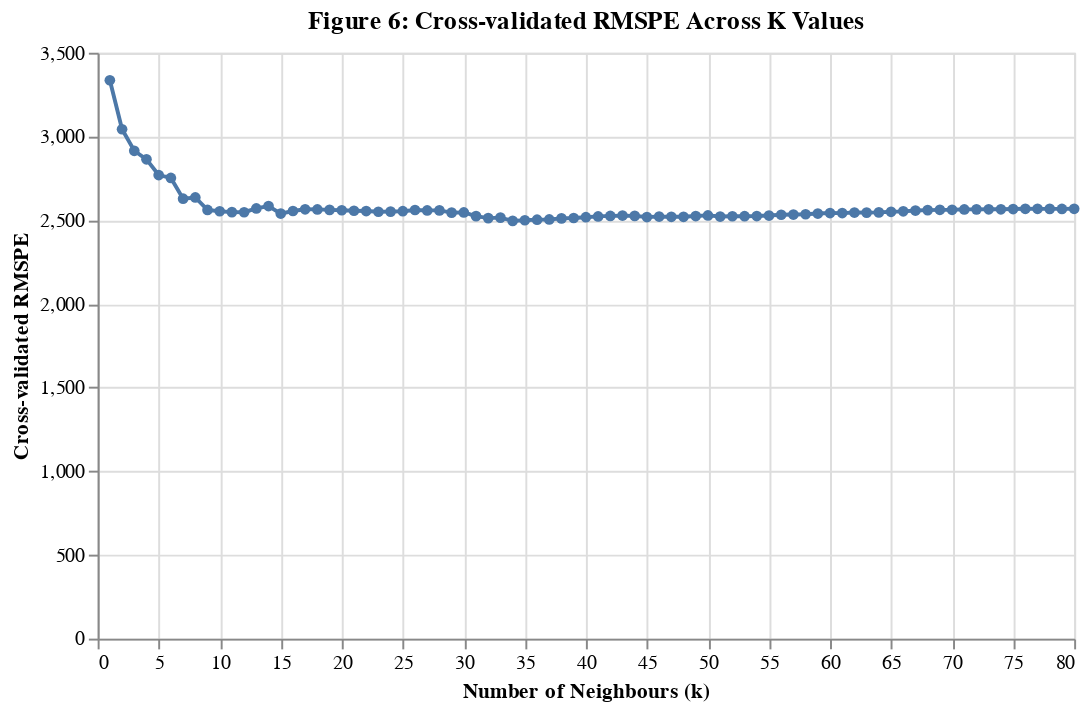

This figure's notebook cell:
### Code cell
cv_results = pd.DataFrame({
    "k": grid.cv_results_["param_knn__n_neighbors"].astype(int),
    "mean_cv_mse": -grid.cv_results_["mean_test_score"]
})

cv_results["mean_cv_rmspe"] = cv_results["mean_cv_mse"] ** 0.5

chart_k = alt.Chart(cv_results).mark_line(point=True).encode(
    x=alt.X("k:Q", title="Number of Neighbours (k)"),
    y=alt.Y("mean_cv_rmspe:Q", title="Cross-validated RMSPE"),
    tooltip=["k", "mean_cv_rmspe"]
).properties(
    title="Figure 6: Cross-validated RMSPE Across K Values",
    width=500,
    height=300
)

chart_k

### Figure 1 — Vega-Lite specification as saved in the notebook (floating-point values rounded to 4 significant figures)
{"config": {"view": {"continuousWidth": 300, "continuousHeight": 300}}, "data": {"name": "data-82fcb926a9067b760f32fc118418397a"}, "mark": {"type": "line", "point": true}, "encoding": {"tooltip": [{"field": "k", "type": "quantitative"}, {"field": "mean_cv_rmspe", "type": "quantitative"}], "x": {"field": "k", "title": "Number of Neighbours (k)", "type": "quantitative"}, "y": {"field": "mean_cv_rmspe", "title": "Cross-validated RMSPE", "type": "quantitative"}}, "height": 300, "title": "Figure 6: Cross-validated RMSPE Across K Values", "width": 500, "$schema": "https://vega.github.io/schema/vega-lite/v5.20.1.json", "datasets": {"data-82fcb926a9067b760f32fc118418397a": [{"k": 1, "mean_cv_mse": 11130000.0, "mean_cv_rmspe": 3336.0}, {"k": 2, "mean_cv_mse": 9258000.0, "mean_cv_rmspe": 3043.0}, {"k": 3, "mean_cv_mse": 8493000.0, "mean_cv_rmspe": 2914.0}, {"k": 4, "mean_cv_mse": 8199000.0, "mean_cv_rmspe": 2863.0}, {"k": 5, "mean_cv_mse": 7669000.0, "mean_cv_rmspe": 2769.0}, {"k": 6, "mean_cv_mse": 7573000.0, "mean_cv_rmspe": 2752.0}, {"k": 7, "mean_cv_mse": 6907000.0, "mean_cv_rmspe": 2628.0}, {"k": 8, "mean_cv_mse": 6946000.0, "mean_cv_rmspe": 2635.0}, {"k": 9, "mean_cv_mse": 6558000.0, "mean_cv_rmspe": 2561.0}, {"k": 10, "mean_cv_mse": 6519000.0, "mean_cv_rmspe": 2553.0}, {"k": 11, "mean_cv_mse": 6491000.0, "mean_cv_rmspe": 2548.0}, {"k": 12, "mean_cv_mse": 6488000.0, "mean_cv_rmspe": 2547.0}, {"k": 13, "mean_cv_mse": 6604000.0, "mean_cv_rmspe": 2570.0}, {"k": 14, "mean_cv_mse": 6678000.0, "mean_cv_rmspe": 2584.0}, {"k": 15, "mean_cv_mse": 6447000.0, "mean_cv_rmspe": 2539.0}, {"k": 16, "mean_cv_mse": 6525000.0, "mean_cv_rmspe": 2555.0}, {"k": 17, "mean_cv_mse": 6577000.0, "mean_cv_rmspe": 2565.0}, {"k": 18, "mean_cv_mse": 6574000.0, "mean_cv_rmspe": 2564.0}, {"k": 19, "mean_cv_mse": 6560000.0, "mean_cv_rmspe": 2561.0}, {"k": 20, "mean_cv_mse": 6549000.0, "mean_cv_rmspe": 2559.0}, {"k": 21, "mean_cv_mse": 6534000.0, "mean_cv_rmspe": 2556.0}, {"k": 22, "mean_cv_mse": 6525000.0, "mean_cv_rmspe": 2554.0}, {"k": 23, "mean_cv_mse": 6503000.0, "mean_cv_rmspe": 2550.0}, {"k": 24, "mean_cv_mse": 6507000.0, "mean_cv_rmspe": 2551.0}, {"k": 25, "mean_cv_mse": 6520000.0, "mean_cv_rmspe": 2553.0}, {"k": 26, "mean_cv_mse": 6557000.0, "mean_cv_rmspe": 2561.0}, {"k": 27, "mean_cv_mse": 6544000.0, "mean_cv_rmspe": 2558.0}, {"k": 28, "mean_cv_mse": 6544000.0, "mean_cv_rmspe": 2558.0}, {"k": 29, "mean_cv_mse": 6475000.0, "mean_cv_rmspe": 2545.0}, {"k": 30, "mean_cv_mse": 6482000.0, "mean_cv_rmspe": 2546.0}, {"k": 31, "mean_cv_mse": 6370000.0, "mean_cv_rmspe": 2524.0}, {"k": 32, "mean_cv_mse": 6311000.0, "mean_cv_rmspe": 2512.0}, {"k": 33, "mean_cv_mse": 6326000.0, "mean_cv_rmspe": 2515.0}, {"k": 34, "mean_cv_mse": 6227000.0, "mean_cv_rmspe": 2495.0}, {"k": 35, "mean_cv_mse": 6247000.0, "mean_cv_rmspe": 2499.0}, {"k": 36, "mean_cv_mse": 6264000.0, "mean_cv_rmspe": 2503.0}, {"k": 37, "mean_cv_mse": 6270000.0, "mean_cv_rmspe": 2504.0}, {"k": 38, "mean_cv_mse": 6302000.0, "mean_cv_rmspe": 2510.0}, {"k": 39, "mean_cv_mse": 6315000.0, "mean_cv_rmspe": 2513.0}, {"k": 40, "mean_cv_mse": 6339000.0, "mean_cv_rmspe": 2518.0}, {"k": 41, "mean_cv_mse": 6362000.0, "mean_cv_rmspe": 2522.0}, {"k": 42, "mean_cv_mse": 6377000.0, "mean_cv_rmspe": 2525.0}, {"k": 43, "mean_cv_mse": 6387000.0, "mean_cv_rmspe": 2527.0}, {"k": 44, "mean_cv_mse": 6378000.0, "mean_cv_rmspe": 2525.0}, {"k": 45, "mean_cv_mse": 6342000.0, "mean_cv_rmspe": 2518.0}, {"k": 46, "mean_cv_mse": 6356000.0, "mean_cv_rmspe": 2521.0}, {"k": 47, "mean_cv_mse": 6351000.0, "mean_cv_rmspe": 2520.0}, {"k": 48, "mean_cv_mse": 6350000.0, "mean_cv_rmspe": 2520.0}, {"k": 49, "mean_cv_mse": 6372000.0, "mean_cv_rmspe": 2524.0}, {"k": 50, "mean_cv_mse": 6392000.0, "mean_cv_rmspe": 2528.0}, {"k": 51, "mean_cv_mse": 6357000.0, "mean_cv_rmspe": 2521.0}, {"k": 52, "mean_cv_mse": 6366000.0, "mean_cv_rmspe": 2523.0}, {"k": 53, "mean_cv_mse": 6368000.0, "mean_cv_rmspe": 2523.0}, {"k": 54, "mean_cv_mse": 6372000.0, "mean_cv_rmspe": 2524.0}, {"k": 55, "mean_cv_mse": 6388000.0, "mean_cv_rmspe": 2527.0}, {"k": 56, "mean_cv_mse": 6411000.0, "mean_cv_rmspe": 2532.0}, {"k": 57, "mean_cv_mse": 6418000.0, "mean_cv_rmspe": 2533.0}, {"k": 58, "mean_cv_mse": 6427000.0, "mean_cv_rmspe": 2535.0}, {"k": 59, "mean_cv_mse": 6448000.0, "mean_cv_rmspe": 2539.0}, {"k": 60, "mean_cv_mse": 6463000.0, "mean_cv_rmspe": 2542.0}, {"k": 61, "mean_cv_mse": 6462000.0, "mean_cv_rmspe": 2542.0}, {"k": 62, "mean_cv_mse": 6478000.0, "mean_cv_rmspe": 2545.0}, {"k": 63, "mean_cv_mse": 6476000.0, "mean_cv_rmspe": 2545.0}, {"k": 64, "mean_cv_mse": 6483000.0, "mean_cv_rmspe": 2546.0}, {"k": 65, "mean_cv_mse": 6501000.0, "mean_cv_rmspe": 2550.0}, {"k": 66, "mean_cv_mse": 6515000.0, "mean_cv_rmspe": 2553.0}, {"k": 67, "mean_cv_mse": 6539000.0, "mean_cv_rmspe": 2557.0}, {"k": 68, "mean_cv_mse": 6552000.0, "mean_cv_rmspe": 2560.0}, {"k": 69, "mean_cv_mse": 6561000.0, "mean_cv_rmspe": 2561.0}, {"k": 70, "mean_cv_mse": 6562000.0, "mean_cv_rmspe": 2562.0}, {"k": 71, "mean_cv_mse": 6574000.0, "mean_cv_rmspe": 2564.0}, {"k": 72, "mean_cv_mse": 6575000.0, "mean_cv_rmspe": 2564.0}, {"k": 73, "mean_cv_mse": 6577000.0, "mean_cv_rmspe": 2565.0}, {"k": 74, "mean_cv_mse": 6577000.0, "mean_cv_rmspe": 2565.0}, {"k": 75, "mean_cv_mse": 6585000.0, "mean_cv_rmspe": 2566.0}, {"k": 76, "mean_cv_mse": 6593000.0, "mean_cv_rmspe": 2568.0}, {"k": 77, "mean_cv_mse": 6592000.0, "mean_cv_rmspe": 2568.0}, {"k": 78, "mean_cv_mse": 6591000.0, "mean_cv_rmspe": 2567.0}, {"k": 79, "mean_cv_mse": 6590000.0, "mean_cv_rmspe": 2567.0}, {"k": 80, "mean_cv_mse": 6593000.0, "mean_cv_rmspe": 2568.0}]}}
